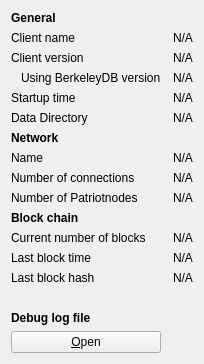
     <widget class="QWidget" name="tab_info">
      <attribute name="title">
       <string>&amp;Information</string>
      </attribute>
      <layout class="QGridLayout" name="gridLayout" columnstretch="0,0">
       <property name="horizontalSpacing">
        <number>12</number>
       </property>
       <item row="0" column="0">
        <widget class="QLabel" name="generalHeader">
         <property name="font">
          <font>
           <weight>75</weight>
           <bold>true</bold>
          </font>
         </property>
         <property name="text">
          <string>General</string>
         </property>
        </widget>
       </item>
       <item row="1" column="0">
        <widget class="QLabel" name="clientNameLabel">
         <property name="text">
          <string>Client name</string>
         </property>
        </widget>
       </item>
       <item row="1" column="1">
        <widget class="QLabel" name="clientName">
         <property name="cursor">
          <cursorShape>IBeamCursor</cursorShape>
         </property>
         <property name="text">
          <string notr="true">N/A</string>
         </property>
         <property name="textFormat">
          <enum>Qt::PlainText</enum>
         </property>
         <property name="textInteractionFlags">
          <set>Qt::LinksAccessibleByMouse|Qt::TextSelectableByKeyboard|Qt::TextSelectableByMouse</set>
         </property>
        </widget>
       </item>
       <item row="2" column="0">
        <widget class="QLabel" name="clientVersionLabel">
         <property name="text">
          <string>Client version</string>
         </property>
        </widget>
       </item>
       <item row="2" column="1">
        <widget class="QLabel" name="clientVersion">
         <property name="cursor">
          <cursorShape>IBeamCursor</cursorShape>
         </property>
         <property name="text">
          <string notr="true">N/A</string>
         </property>
         <property name="textFormat">
          <enum>Qt::PlainText</enum>
         </property>
         <property name="textInteractionFlags">
          <set>Qt::LinksAccessibleByMouse|Qt::TextSelectableByKeyboard|Qt::TextSelectableByMouse</set>
         </property>
        </widget>
       </item>
       <item row="3" column="0">
        <widget class="QLabel" name="berkeleyDBVersionLabel">
         <property name="text">
          <string>Using BerkeleyDB version</string>
         </property>
         <property name="indent">
          <number>10</number>
         </property>
        </widget>
       </item>
       <item row="3" column="1">
        <widget class="QLabel" name="berkeleyDBVersion">
         <property name="cursor">
          <cursorShape>IBeamCursor</cursorShape>
         </property>
         <property name="text">
          <string notr="true">N/A</string>
         </property>
         <property name="textFormat">
          <enum>Qt::PlainText</enum>
         </property>
         <property name="textInteractionFlags">
          <set>Qt::LinksAccessibleByMouse|Qt::TextSelectableByKeyboard|Qt::TextSelectableByMouse</set>
         </property>
        </widget>
       </item>
       <item row="4" column="0">
        <widget class="QLabel" name="startupTimeLabel">
         <property name="text">
          <string>Startup time</string>
         </property>
        </widget>
       </item>
       <item row="4" column="1">
        <widget class="QLabel" name="startupTime">
         <property name="cursor">
          <cursorShape>IBeamCursor</cursorShape>
         </property>
         <property name="text">
          <string notr="true">N/A</string>
         </property>
         <property name="textFormat">
          <enum>Qt::PlainText</enum>
         </property>
         <property name="textInteractionFlags">
          <set>Qt::LinksAccessibleByMouse|Qt::TextSelectableByKeyboard|Qt::TextSelectableByMouse</set>
         </property>
        </widget>
       </item>
       <item row="5" column="0">
        <widget class="QLabel" name="dataDirLabel">
         <property name="text">
          <string>Data Directory</string>
         </property>
        </widget>
       </item>
       <item row="5" column="1">
        <widget class="QLabel" name="dataDir">
         <property name="text">
          <string notr="true">N/A</string>
         </property>
        </widget>
       </item>
       <item row="6" column="0">
        <widget class="QLabel" name="networkHeader">
         <property name="font">
          <font>
           <weight>75</weight>
           <bold>true</bold>
          </font>
         </property>
         <property name="text">
          <string>Network</string>
         </property>
        </widget>
       </item>
       <item row="7" column="0">
        <widget class="QLabel" name="networkNameLabel">
         <property name="text">
          <string>Name</string>
         </property>
        </widget>
       </item>
       <item row="7" column="1">
        <widget class="QLabel" name="networkName">
         <property name="cursor">
          <cursorShape>IBeamCursor</cursorShape>
         </property>
         <property name="text">
          <string notr="true">N/A</string>
         </property>
         <property name="textFormat">
          <enum>Qt::PlainText</enum>
         </property>
         <property name="textInteractionFlags">
          <set>Qt::LinksAccessibleByMouse|Qt::TextSelectableByKeyboard|Qt::TextSelectableByMouse</set>
         </property>
        </widget>
       </item>
       <item row="8" column="0">
        <widget class="QLabel" name="numberOfConnectionsLabel">
         <property name="text">
          <string>Number of connections</string>
         </property>
        </widget>
       </item>
       <item row="8" column="1">
        <widget class="QLabel" name="numberOfConnections">
         <property name="cursor">
          <cursorShape>IBeamCursor</cursorShape>
         </property>
         <property name="text">
          <string notr="true">N/A</string>
         </property>
         <property name="textFormat">
          <enum>Qt::PlainText</enum>
         </property>
         <property name="textInteractionFlags">
          <set>Qt::LinksAccessibleByMouse|Qt::TextSelectableByKeyboard|Qt::TextSelectableByMouse</set>
         </property>
        </widget>
       </item>
       <item row="9" column="0">
        <widget class="QLabel" name="patriotnodeCountLabel">
         <property name="text">
          <string>Number of Patriotnodes</string>
         </property>
        </widget>
       </item>
       <item row="9" column="1">
        <widget class="QLabel" name="patriotnodeCount">
         <property name="cursor">
          <cursorShape>IBeamCursor</cursorShape>
         </property>
         <property name="text">
          <string notr="true">N/A</string>
         </property>
         <property name="textFormat">
          <enum>Qt::PlainText</enum>
         </property>
         <property name="textInteractionFlags">
          <set>Qt::LinksAccessibleByMouse|Qt::TextSelectableByKeyboard|Qt::TextSelectableByMouse</set>
         </property>
        </widget>
       </item>
       <item row="10" column="0">
        <widget class="QLabel" name="blockchainHeader">
         <property name="font">
          <font>
           <weight>75</weight>
           <bold>true</bold>
          </font>
         </property>
         <property name="text">
          <string>Block chain</string>
         </property>
        </widget>
       </item>
       <item row="11" column="0">
        <widget class="QLabel" name="numberOfBlocksLabel">
         <property name="text">
          <string>Current number of blocks</string>
         </property>
        </widget>
       </item>
       <item row="11" column="1">
        <widget class="QLabel" name="numberOfBlocks">
         <property name="cursor">
          <cursorShape>IBeamCursor</cursorShape>
         </property>
         <property name="text">
          <string notr="true">N/A</string>
         </property>
         <property name="textFormat">
          <enum>Qt::PlainText</enum>
         </property>
         <property name="textInteractionFlags">
          <set>Qt::LinksAccessibleByMouse|Qt::TextSelectableByKeyboard|Qt::TextSelectableByMouse</set>
         </property>
        </widget>
       </item>
       <item row="12" column="0">
        <widget class="QLabel" name="lastBlockTimeLabel">
         <property name="text">
          <string>Last block time</string>
         </property>
        </widget>
       </item>
       <item row="12" column="1">
        <widget class="QLabel" name="lastBlockTime">
         <property name="cursor">
          <cursorShape>IBeamCursor</cursorShape>
         </property>
         <property name="text">
          <string notr="true">N/A</string>
         </property>
         <property name="textFormat">
          <enum>Qt::PlainText</enum>
         </property>
         <property name="textInteractionFlags">
          <set>Qt::LinksAccessibleByMouse|Qt::TextSelectableByKeyboard|Qt::TextSelectableByMouse</set>
         </property>
        </widget>
       </item>
       <item row="13" column="0">
        <widget class="QLabel" name="lastBlockHashLabel">
         <property name="text">
          <string>Last block hash</string>
         </property>
        </widget>
       </item>
       <item row="13" column="1">
        <widget class="QLabel" name="lastBlockHash">
         <property name="text">
          <string notr="true">N/A</string>
         </property>
        </widget>
       </item>
       <item row="14" column="0">
        <spacer name="verticalSpacer_2">
         <property name="orientation">
          <enum>Qt::Vertical</enum>
         </property>
         <property name="sizeHint" stdset="0">
          <size>
           <width>20</width>
           <height>20</height>
          </size>
         </property>
        </spacer>
       </item>
       <item row="15" column="0">
        <widget class="QLabel" name="debugLogFileHeader">
         <property name="font">
          <font>
           <weight>75</weight>
           <bold>true</bold>
          </font>
         </property>
         <property name="text">
          <string>Debug log file</string>
         </property>
        </widget>
       </item>
       <item row="16" column="0">
        <widget class="QPushButton" name="openDebugLogfileButton">
         <property name="toolTip">
          <string>Open the TrumpCoin debug log file from the current data directory. This can take a few seconds for large log files.</string>
         </property>
         <property name="text">
          <string>&amp;Open</string>
         </property>
         <property name="autoDefault">
          <bool>false</bool>
         </property>
        </widget>
       </item>
      </layout>
     </widget>
